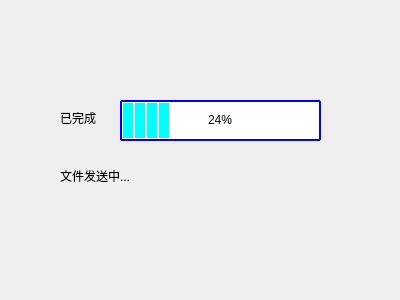
<?xml version="1.0" encoding="UTF-8"?>
<ui version="4.0">
 <class>senders</class>
 <widget class="QWidget" name="senders">
  <property name="geometry">
   <rect>
    <x>0</x>
    <y>0</y>
    <width>400</width>
    <height>300</height>
   </rect>
  </property>
  <property name="windowTitle">
   <string>Form</string>
  </property>
  <property name="windowOpacity">
   <double>1.000000000000000</double>
  </property>
  <widget class="QProgressBar" name="progressBar">
   <property name="geometry">
    <rect>
     <x>120</x>
     <y>100</y>
     <width>201</width>
     <height>41</height>
    </rect>
   </property>
   <property name="styleSheet">
    <string notr="true">QProgressBar
{
border: 2px solid blue; 
border-radius: 1px; 
text-align: center;
}

QProgressBar::chunk
{
background-color: #00FFff; 
width: 10px; 
margin: 0.5px;
}
</string>
   </property>
   <property name="value">
    <number>24</number>
   </property>
  </widget>
  <widget class="QLabel" name="label">
   <property name="geometry">
    <rect>
     <x>60</x>
     <y>110</y>
     <width>60</width>
     <height>16</height>
    </rect>
   </property>
   <property name="text">
    <string>已完成</string>
   </property>
  </widget>
  <widget class="QLabel" name="cStatusLbl_2">
   <property name="geometry">
    <rect>
     <x>60</x>
     <y>150</y>
     <width>251</width>
     <height>51</height>
    </rect>
   </property>
   <property name="text">
    <string>文件发送中...</string>
   </property>
  </widget>
 </widget>
 <resources/>
 <connections/>
</ui>
